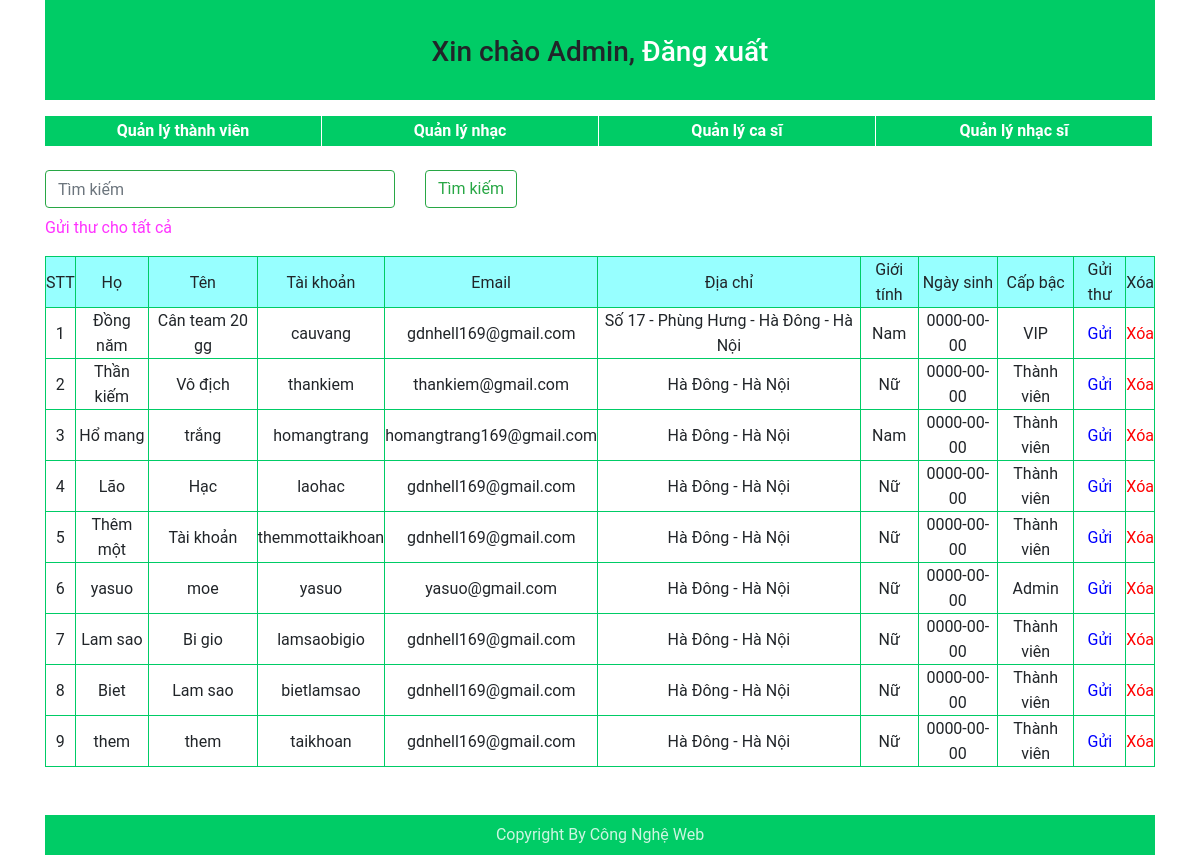
Screenshot of /bct/admin/list_user.php (signed in) with the database file from the repository.
### tables this page shows
CREATE TABLE `user` (
  `uid` int(10) UNSIGNED NOT NULL,
  `fname` varchar(50) NOT NULL,
  `lname` varchar(50) NOT NULL,
  `address` varchar(255) NOT NULL,
  `email` varchar(50) NOT NULL,
  `sex` enum('0','1') NOT NULL,
  `birth` date NOT NULL,
  `username` varchar(30) NOT NULL,
  `password` varchar(255) NOT NULL,
  `level` enum('0','1','2') NOT NULL,
  `activation` varchar(255) NOT NULL,
  `status` enum('0','1') NOT NULL
);

### bct/models/database.php (called while the page is built, shortened)
<?php
	class database
	{
		protected $host = 'localhost';
		protected $name = 'root';
		protected $pass = '';
		protected $db = 'music_web_management';
		protected $conn;
		protected $result;
		public function connect()
		{
			$this->conn = mysqli_connect($this->host, $this->name, $this->pass, $this->db) or die('không thể kết nối tới database');
			$this->conn->set_charset('utf8');
		}
		public function query($sql)
		{
			if($this->conn)
			{
				$this->result = mysqli_query($this->conn, $sql);
			}
		}
		public function fetch_assoc()
		{
			if($this->conn)
			{
				$row = mysqli_fetch_assoc($this->result);
				return $row;
			}
		}
	}
?>

### bct/admin/templates/show_user.php (the view)
<?php
	echo"<tr>";
		echo"<td>$stt</td>";
		echo"<td>$row[fname]</td>";
		echo"<td>$row[lname]</td>";
		echo"<td>$row[username]</td>";
		echo"<td>$row[email]</td>";
		echo"<td>$row[address]</td>";
		if($row['sex'] == 1)
		{
			echo "<td>Nam</td>";
		}
		else
		{
			echo "<td>Nữ</td>";
		}
		echo"<td>$row[birth]</td>";
		if($row['level'] == 1)
		{
			echo "<td>VIP</td>";
		}
		else if($row['level'] == 0)
		{
			echo "<td>Thành viên</td>";
		}
		else
		{
			echo "<td>Admin</td>";
		}
		echo"<td><a href='send_mail.php?uid=$row[uid]' style='color:blue;'>Gửi</a></td>";
		echo"<td><a href='del_list_user.php?uid=$row[uid]' onclick='return show_confirm()' style='color:red;'>Xóa</a></td>";
		echo"</tr>";
?>

### bct/models/m_user.php (shortened to what this page needs)
<?php
	include('database.php');
	class user extends database
	{
		public function m_list_user()
		{
			$sql = "SELECT * FROM user WHERE level != '2'";
			$this->query($sql);
			$stt=1;
			while($row = $this->fetch_assoc())
			{
				require("templates/show_user.php");
				$stt++;
			}
		}
	}
?>

### bct/public/core/css/style-admin.css (style rules this page uses)
* { margin:0;padding: 0; box-sizing: border-box; }
body { font-family: Roboto, sans-serif; }
#duoi table tr { border: 1px solid #0C6; line-height: 25px; }
#duoi table td { border: 1px solid #0C6; }
tr a { text-decoration: none; }

### rows the page displays
user: stt "1", fname "Đồng năm", lname "Cân team 20 gg", username "cauvang", email "gdnhell169@gmail.com", address "Số 17 - Phùng Hưng - Hà Đông - Hà Nội", sex "Nam", birth "0000-00-00", level "VIP"
user: stt "2", fname "Thần kiếm", lname "Vô địch", username "thankiem", email "thankiem@gmail.com", address "Hà Đông - Hà Nội", sex "Nữ", birth "0000-00-00", level "Thành viên"
user: stt "3", fname "Hổ mang", lname "trắng", username "homangtrang", email "homangtrang169@gmail.com", address "Hà Đông - Hà Nội", sex "Nam", birth "0000-00-00", level "Thành viên"
user: stt "4", fname "Lão", lname "Hạc", username "laohac", email "gdnhell169@gmail.com", address "Hà Đông - Hà Nội", sex "Nữ", birth "0000-00-00", level "Thành viên"
user: stt "5", fname "Thêm một", lname "Tài khoản", username "themmottaikhoan", email "gdnhell169@gmail.com", address "Hà Đông - Hà Nội", sex "Nữ", birth "0000-00-00", level "Thành viên"
user: stt "6", fname "yasuo", lname "moe", username "yasuo", email "yasuo@gmail.com", address "Hà Đông - Hà Nội", sex "Nữ", birth "0000-00-00", level "Admin"
user: stt "7", fname "Lam sao", lname "Bi gio", username "lamsaobigio", email "gdnhell169@gmail.com", address "Hà Đông - Hà Nội", sex "Nữ", birth "0000-00-00", level "Thành viên"
user: stt "8", fname "Biet", lname "Lam sao", username "bietlamsao", email "gdnhell169@gmail.com", address "Hà Đông - Hà Nội", sex "Nữ", birth "0000-00-00", level "Thành viên"
user: stt "9", fname "them", lname "them", username "taikhoan", email "gdnhell169@gmail.com", address "Hà Đông - Hà Nội", sex "Nữ", birth "0000-00-00", level "Thành viên"
